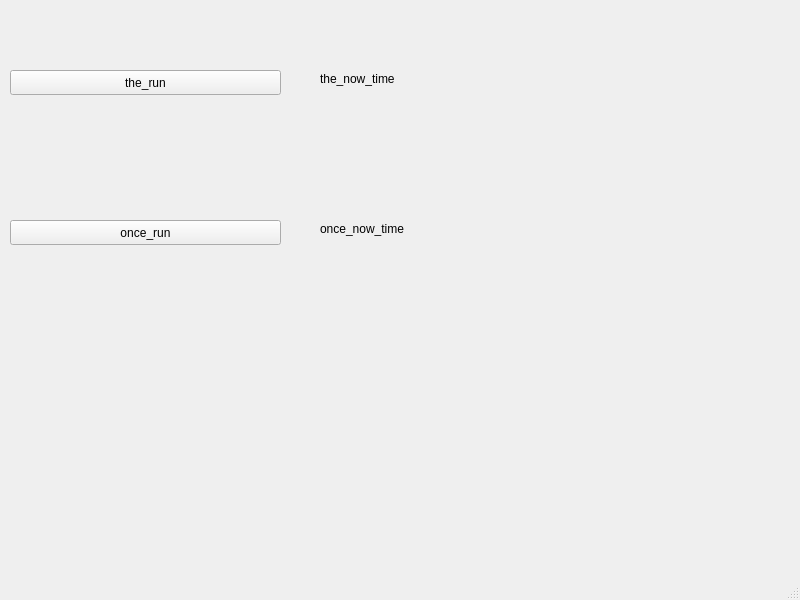
<?xml version="1.0" encoding="UTF-8"?>
<ui version="4.0">
 <class>MainWindow</class>
 <widget class="QMainWindow" name="MainWindow">
  <property name="geometry">
   <rect>
    <x>0</x>
    <y>0</y>
    <width>800</width>
    <height>600</height>
   </rect>
  </property>
  <property name="windowTitle">
   <string>MainWindow</string>
  </property>
  <widget class="QWidget" name="centralwidget">
   <widget class="QPushButton" name="run">
    <property name="geometry">
     <rect>
      <x>10</x>
      <y>70</y>
      <width>271</width>
      <height>25</height>
     </rect>
    </property>
    <property name="text">
     <string>the_run</string>
    </property>
   </widget>
   <widget class="QLabel" name="now_time">
    <property name="geometry">
     <rect>
      <x>320</x>
      <y>70</y>
      <width>391</width>
      <height>17</height>
     </rect>
    </property>
    <property name="text">
     <string>the_now_time</string>
    </property>
   </widget>
   <widget class="QPushButton" name="once_run">
    <property name="geometry">
     <rect>
      <x>10</x>
      <y>220</y>
      <width>271</width>
      <height>25</height>
     </rect>
    </property>
    <property name="text">
     <string>once_run</string>
    </property>
   </widget>
   <widget class="QLabel" name="once_time">
    <property name="geometry">
     <rect>
      <x>320</x>
      <y>220</y>
      <width>391</width>
      <height>17</height>
     </rect>
    </property>
    <property name="text">
     <string>once_now_time</string>
    </property>
   </widget>
  </widget>
  <widget class="QMenuBar" name="menubar">
   <property name="geometry">
    <rect>
     <x>0</x>
     <y>0</y>
     <width>800</width>
     <height>27</height>
    </rect>
   </property>
  </widget>
  <widget class="QStatusBar" name="statusbar"/>
 </widget>
 <resources/>
 <connections/>
</ui>
